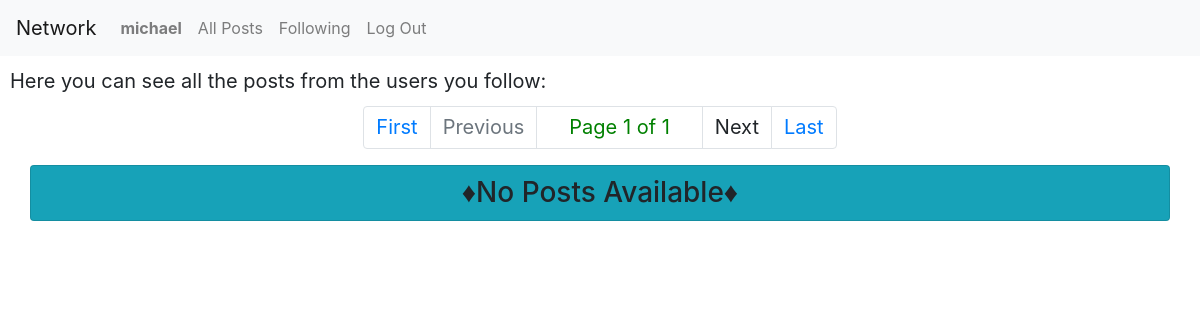
The app's page /following (signed in), older data.
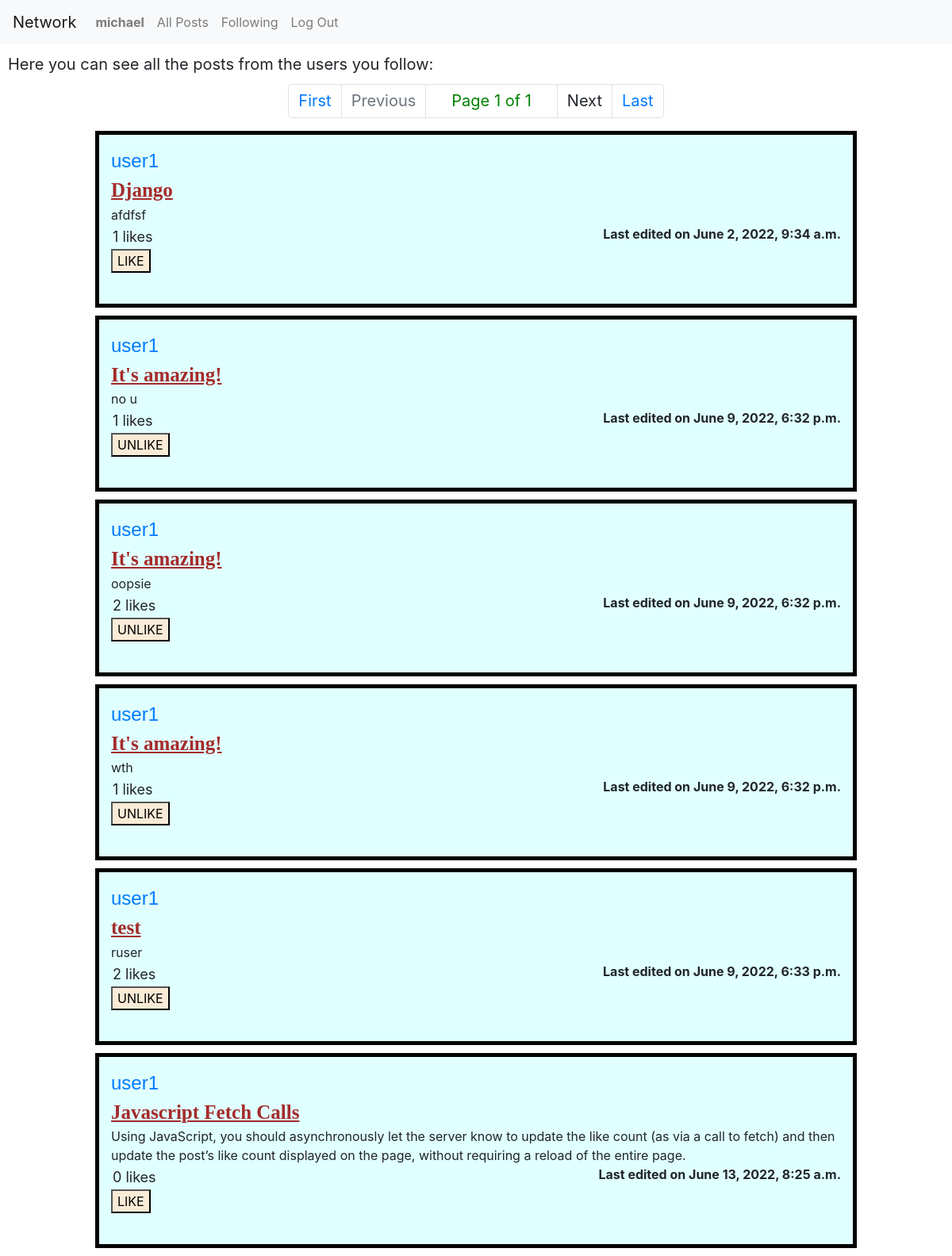
The same page, newer data.
### network/models.py (models this page shows)
class Post(models.Model):
    id = models.AutoField(primary_key=True)
    username = models.ForeignKey(User, on_delete=models.CASCADE, related_name="post")
    title = models.CharField(max_length=64, default="")
    content = models.CharField(max_length=512)
    time = models.DateTimeField(auto_now=True)

class User(AbstractUser):
    id = models.AutoField(primary_key=True)
    pass

### network/views.py (the view)
# urls.py: path("following", views.following, name="following"),
@login_required(login_url="network:login")
def following(request):
    followpairs = FollowPair.objects.filter(follower = request.user)
    following_ids = []
    for followpair in followpairs: following_ids.append(followpair.following.id)
    posts = util.fetchlikes(request, Post.objects.filter(username__in = following_ids))
    return render(request, "network/index.html", {
        "following_tab": True,
        "posts": util.paginate(request, posts, POSTS_PER_PAGE).object_list,
        "pagination": util.paginate(request, posts, POSTS_PER_PAGE),
        "block_comment": not request.user.is_authenticated,
    })

### network/util.py (called while the page is built)
def fetchlikes(request, queryset):
    for post in queryset:
        if request.user.is_authenticated:
            post.liked = (True if LikePair.objects.filter(
                    liker = request.user,
                    likedpost = post.id
                ).count() == 1 else False)
        post.likes = LikePair.objects.filter(likedpost = post.id).count()
    return queryset

def paginate(request, posts, num):
    p = Paginator(posts, num)
    if "page" in request.GET:
        return p.page(request.GET["page"])
    else: return p.page(1)

### network/templates/network/index.html (shortened to what this page needs)
{% extends "network/layout.html" %}
{% load static %}
{% block body %}
    {% if following_tab %}
        <div class="container2">
            Here you can see all the posts from the users you follow:
        </div>
    {% endif %}
    {% include "network/pagination.html" %}
    {% for post in posts %}
        {% include "network/post.html" %}
    {% empty %}
        <div class="container card bg-info text-center h3"
        style="padding:10px;">
            &diams;No Posts Available&diams;
        </div>
    {% endfor %}
{% endblock %}

### network/templates/network/post.html (shortened to what this page needs)
<div class="postdiv" id={{ post.id }}>
    <article class="username">
        <a href="{% url 'network:profile_view' username=post.username %}">
            {{ post.username }}
        </a><br>
    </article>
    <article class="title">
        <strong>{{ post.title }}</strong><br>
    </article>
    <div class="editdiv" id={{ post.id }}>
        <article class="content">{{ post.content }}</article>
        <div class="likes" id="likes_{{post.id}}">
            {{ post.likes }} likes
        </div>
        <div class="time">
            Last edited on {{ post.time }}
        </div><br>
        {% if post.liked != None %}
            <button class="like_button" data-id={{ post.id }}>
                {% if post.liked %}
                UNLIKE
                {% else %}
                LIKE
                {% endif %}
            </button>
        {% endif %}
    </div><br>
</div>

Row changes from the older to the newer data that the page shows:
now on this page (row unchanged): Post: username "user1", title "Django", content "afdfsf", likes "1", time "June 2, 2022, 9:34 a.m.", shows "LIKE"
now on this page (row edited): Post: username "user1", title "It's amazing!", content "no u", likes "1", time "June 9, 2022, 6:32 p.m.", shows "UNLIKE"
now on this page (row edited): Post: username "user1", title "It's amazing!", content "oopsie", likes "2", time "June 9, 2022, 6:32 p.m.", shows "UNLIKE"
now on this page (row edited): Post: username "user1", title "It's amazing!", content "wth", likes "1", time "June 9, 2022, 6:32 p.m.", shows "UNLIKE"
now on this page (row edited): Post: username "user1", title "test", content "ruser", likes "2", time "June 9, 2022, 6:33 p.m.", shows "UNLIKE"
added Post: username "user1", title "Javascript Fetch Calls", content "Using JavaScript, you should asynchronously let the server know to update the like count (as via a call to fetch) and then update the post’s like count displayed on the page, without requiring a reload of the entire page.", likes "0", time "June 13, 2022, 8:25 a.m.", shows "LIKE"
Text that changed along with them:
text no longer shown: "♦No Posts Available♦"
